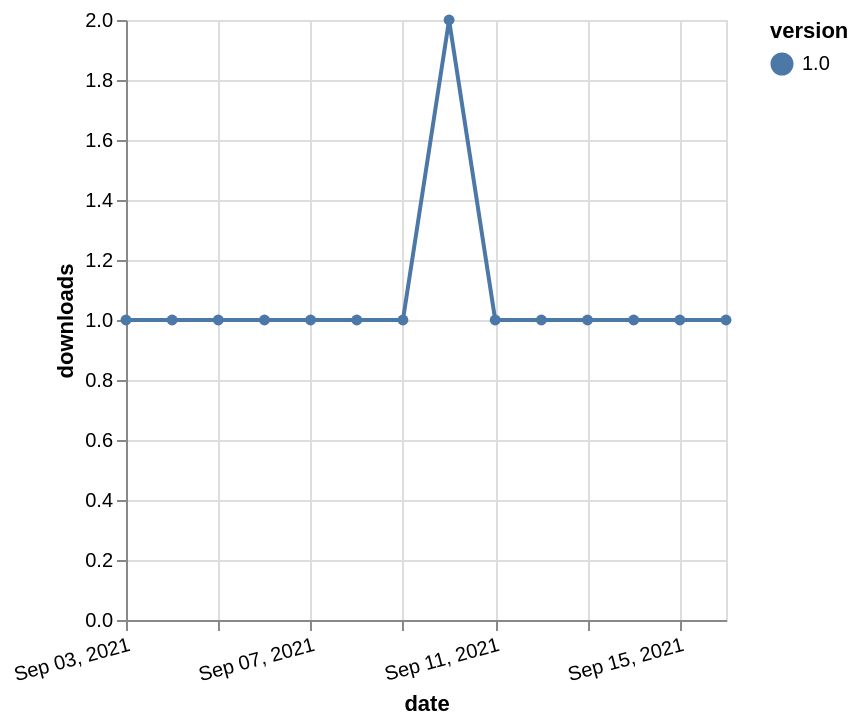

Here is the Vega-Lite specification saved for this chart:
### Vega-Lite specification from a JSON file in a GitHub repository (floating-point values rounded to 4 significant figures)
{"$schema": "https://vega.github.io/schema/vega-lite/v5.json", "description": "A simple bar chart with embedded data.", "data": {"values": [{"date": "2021-09-03", "total": 137, "delta": 1, "version": "1.0"}, {"date": "2021-09-04", "total": 138, "delta": 1, "version": "1.0"}, {"date": "2021-09-05", "total": 139, "delta": 1, "version": "1.0"}, {"date": "2021-09-06", "total": 140, "delta": 1, "version": "1.0"}, {"date": "2021-09-07", "total": 141, "delta": 1, "version": "1.0"}, {"date": "2021-09-08", "total": 142, "delta": 1, "version": "1.0"}, {"date": "2021-09-09", "total": 143, "delta": 1, "version": "1.0"}, {"date": "2021-09-10", "total": 145, "delta": 2, "version": "1.0"}, {"date": "2021-09-11", "total": 146, "delta": 1, "version": "1.0"}, {"date": "2021-09-12", "total": 147, "delta": 1, "version": "1.0"}, {"date": "2021-09-13", "total": 148, "delta": 1, "version": "1.0"}, {"date": "2021-09-14", "total": 149, "delta": 1, "version": "1.0"}, {"date": "2021-09-15", "total": 150, "delta": 1, "version": "1.0"}, {"date": "2021-09-16", "total": 151, "delta": 1, "version": "1.0"}]}, "width": "container", "mark": {"type": "line", "point": {"filled": true}}, "encoding": {"x": {"field": "date", "type": "temporal", "timeUnit": "yearmonthdate", "title": "date", "axis": {"labelAngle": -15}}, "y": {"field": "delta", "type": "quantitative", "title": "downloads"}, "color": {"field": "version", "type": "nominal"}, "tooltip": {"field": "delta"}}}
